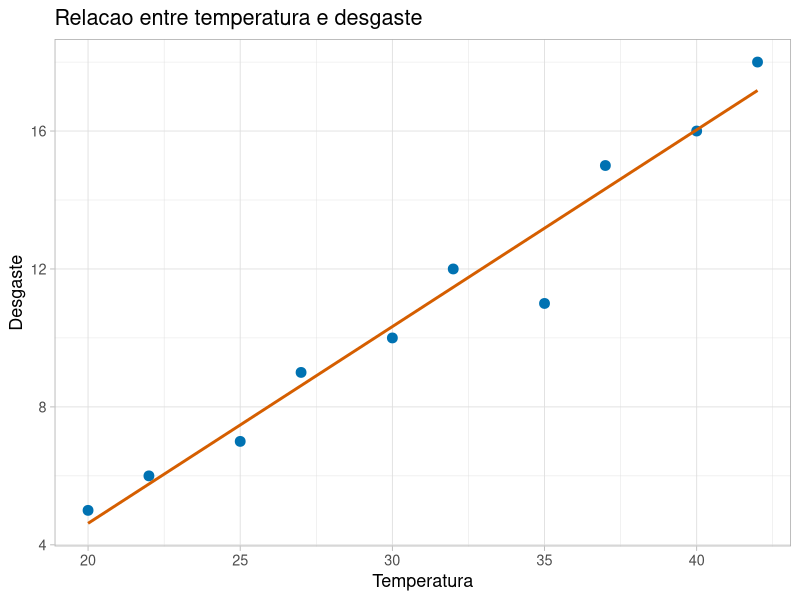

This figure's R source:
# Teste de Associação Não-paramétrico de Kendall Tau ----

# Associação monotônica (crescente ou decrescente)
# Dados ruidosos ou com outliers (mais robusto que Spearman e Pearson)
# Escala ordinal ou ranking
# Amostras pequenas

# Configuracoes ----
options(scipen = 999)

# Pacotes ----
library(ggplot2)
library(dplyr)

# Dados ----
dados <- data.frame(
  temperatura = c(20, 22, 25, 27, 30, 32, 35, 37, 40, 42),
  desgaste    = c(5,  6,  7,  9,  10, 12, 11, 15, 16, 18))

# Gerar todos os pares (i, j) ----
pares <- expand.grid(i = 1:nrow(dados), j = 1:nrow(dados)) %>%
  filter(i < j) %>%
  mutate(
    x_i = dados$temperatura[i],
    x_j = dados$temperatura[j],
    y_i = dados$desgaste[i],
    y_j = dados$desgaste[j],
    
    diff_x = x_i - x_j,
    diff_y = y_i - y_j,
    
    produto = diff_x * diff_y,
    
    classificacao = case_when(
      produto > 0 ~ "Concordante",
      produto < 0 ~ "Discordante",
      TRUE ~ "Empate" ))

# Resumo dos pares ----
pares %>% count(classificacao)

# Calculo manual do Kendall Tau ----
C <- sum(pares$classificacao == "Concordante") # soma dos concordantes
D <- sum(pares$classificacao == "Discordante") # soma dos discordantes
n <- nrow(dados) # total de dados
tau_manual <- (C - D) / (n * (n - 1) / 2)

# Comparacao com cor.test ----
cor.test(dados$temperatura, dados$desgaste, method = "kendall")

# Grafico ----
ggplot(dados, aes(x = temperatura, y = desgaste)) +
  geom_point(size = 3, color = "#0072B2") +
  geom_smooth(method = "lm", se = FALSE, color = "#D55E00") +
  labs(title = "Relacao entre temperatura e desgaste",
       x = "Temperatura", y = "Desgaste") +
  theme_light(base_size = 13)
